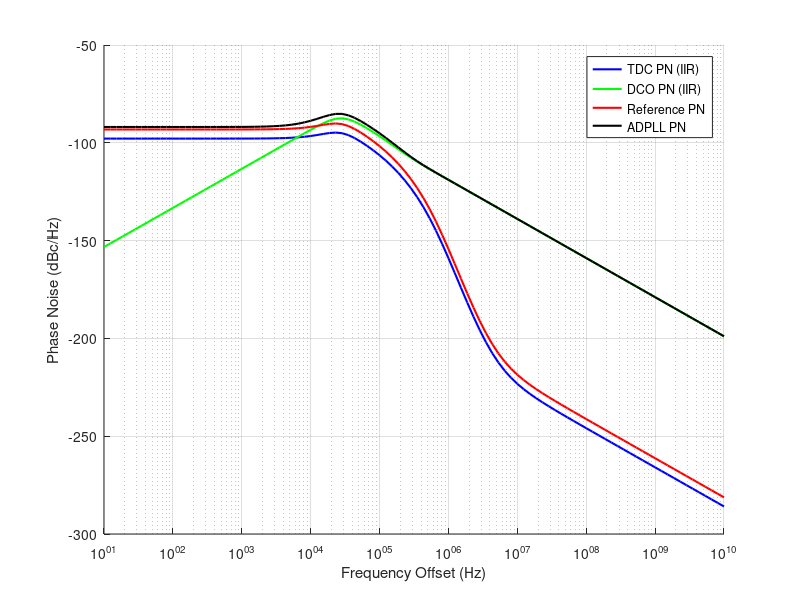

Write MATLAB code to recreate this figure.
#REFERENCES

#1) BOOK of Staszewski's
#2) for vco spurs Supply-Insensitive Frequency Synthesis for an LDO-Free Powering Scheme in SoCs
#3) dtc/tdc spurs =DTC and TDC IC Design for Ultra-Low-Power ADPLL Master of Science Thesis Peng Chen

clc
clear
pkg load control

Freference = 26e6;
Fdco = 1.8e9;
Tref = 1.0/Freference;
Tdco = 1.0/Fdco;
FCW = Fdco/Freference;
FCW_frac = abs(floor(FCW)-FCW);

Kpush_vco = 1e9;
Aripple = 20e-3;#vp2p
fripple = 10e9;
INL_pp = 0.1;


ref_pn = -130;
%TDC & DCO spec.
dtc_res = 40e-12;
tdc_res = 20e-12;
kdco = 20e3;
%Filter parameters
rho_filter = 2^(-15);
alpha_filter = 2^(-7);
lamda1 = 2^(-3);
lamda2 = lamda1;
lamda3 = lamda1;
lamda4 = 2^(-4);


f = logspace(1, 10, 100); % Frequency range from 10 Hz to 10 GHz
start_index_jitter = find(f >= 1e3, 1);
end_index_jitter = find(f <= 1e9, 1, 'last');


s = 1j * 2 * pi * f; % Complex frequency variable
%Quantization noise TDC page 121 book, eq 4.58
L_tdc_quant = (((2*pi)^2)/12) * ((tdc_res/Tdco)^2) *Tref;


%tranfer Function for high order ADPLL (IIR + PI)

%Hol page 137 book, eq 4.95
Hol_numerator = (rho_filter*Freference^2).*(s./((rho_filter*Freference)/alpha_filter) +1);
Hol_denominator = s.*s;%1*s2
Hol_tf = Hol_numerator./Hol_denominator;
H_closed_tdc_NoIIR = L_tdc_quant.*Hol_tf./(1+Hol_tf);
%Hol = (alpha * f_ref) ./ s + (ro * f_ref^2) ./ s.^2;

% H_iir1 Filter
H_iir1_filter_num = 1+s./Freference ;
H_iir1_filter_den = (s./(lamda1 .* Freference)) +1;
H_iir1_filter_tf = H_iir1_filter_num./ H_iir1_filter_den;

% H_iir2 Filter
H_iir2_filter_num = 1+s./Freference ;
H_iir2_filter_den = (s./(lamda2 * Freference)) +1;
H_iir2_filter_tf = H_iir2_filter_num./ H_iir2_filter_den;

% H_iir3 Filter
H_iir3_filter_num = 1+s./Freference ;
H_iir3_filter_den = (s./(lamda3 * Freference)) +1;
H_iir3_filter_tf = H_iir3_filter_num./ H_iir3_filter_den;

% H_iir4 Filter
H_iir4_filter_num = 1+s./Freference ;
H_iir4_filter_den = (s./(lamda4 * Freference)) +1;
H_iir4_filter_tf = H_iir4_filter_num./ H_iir4_filter_den;

% Multiply all the transfer functions with IIR filters
Hol_total_iir = Hol_tf .*(H_iir1_filter_tf .* H_iir2_filter_tf .* H_iir3_filter_tf .* H_iir4_filter_tf);
H_closed_tdc = Hol_total_iir./(1+Hol_total_iir);
% CLosed loop transfer function of the TDC multplied with Quant noise eq 4.97
H_closed_quant = L_tdc_quant.*(abs(H_closed_tdc).^2);


%%%%%%%%%%%%%%%%%%%%%%%%%%%%%%%%%%%%%%%%%%%%%%%%%%%%%%%%%%%
%%%%%%%%%%%%%%%%%%%%%%%%%DCO%%%%%%%%%%%%%%%%%%%%%%%%%%%%%%%
%%%%%%%%%%%%%%%%%%%%%%%%%%%%%%%%%%%%%%%%%%%%%%%%%%%%%%%%%%%

% DCO quantization noise (without Sigma-Delta dithering)
%extremely important to compare this with the "natural" PN of the DCO itself!!!!
%eq 4.72
L_dco_quant = (1/12).*((kdco./f).^2).*(1/Freference).*sinc(kdco./Freference)^2;


%Transfer Function of DCO eq 4.98 NO MASH
Hclosed_dco = 1.0./(1.0 + Hol_total_iir);
Hclosed_dco_quant = (abs(Hclosed_dco).^2).*L_dco_quant;


%Transfer Function of reference eq 4.96
Hclosed_ref = FCW.*Hol_total_iir./(1.0 + Hol_total_iir);
reference_pn_lin = 10.^(ref_pn./10);
Hclosed_ref_noise = reference_pn_lin.*abs(Hclosed_ref).^2;

adpll_total_pn = H_closed_quant + Hclosed_dco_quant + Hclosed_ref_noise;

%Noises shaped by the H(s)
%L_tdc = 10*log10(L_tdc_quant);
%PN_tdc_noIIR = 20*log10(abs(H_closed_tdc_NoIIR));
PN_tdc_IIR = 10.*log10(abs(H_closed_quant));
%L_dco = 10*log10(L_dco_quant);
PN_dco_IIR = 10.*log10(abs(Hclosed_dco_quant));
PN_ref_IIR = 10.*log10(abs(Hclosed_ref_noise));
% Total ADPLL noise PSD

adpll_pn = 10.*log10(adpll_total_pn);

figure;

hold on
%semilogx(f, PN_tdc_noIIR, 'b', 'LineWidth', 1.5);
semilogx(f, PN_tdc_IIR, 'b', 'LineWidth', 1.5);
%semilogx(f, L_dco, 'y', 'LineWidth', 1.5);
semilogx(f, PN_dco_IIR, 'g', 'LineWidth', 1.5);
semilogx(f, PN_ref_IIR, 'r', 'LineWidth', 1.5);
semilogx(f, adpll_pn, 'black', 'LineWidth', 1.5);
xlabel('Frequency Offset (Hz)');
ylabel('Phase Noise (dBc/Hz)');
grid on;

legend({'TDC PN (IIR)', 'DCO PN (IIR)', 'Reference PN', 'ADPLL PN'}, 'Location', 'northeast');




#jitter razavi pll page 50-51, eq 2.32
% Find the indices corresponding to frequency range from 1 kHz to 1 GHz

integrated_noise_adpll_radians = sqrt(2*trapz(f(start_index_jitter:end_index_jitter),
                  adpll_total_pn(start_index_jitter:end_index_jitter)));#jrms this is in radians

integrated_noise_adpll_sec = Tdco*integrated_noise_adpll_radians/(2*pi);
disp(["Integrated jitter: ", num2str(integrated_noise_adpll_sec)]);


#spur of vco pushing
spur_vco = 20*log10(Kpush_vco*Aripple/(4*fripple));
%spurs from TDC from quantization
spur_loc_TDC = (FCW_frac*Tdco/tdc_res)*Freference;

%spurs DTC/TDC INL
%As shown in Figure 2-6, IN Lpp means when DTC digital input control code is 16, INL is 0.1
%LSB; when the control code is 48, INL is -0.1 LSB. After DTC, the delay FREF is 2.5 ps away, dtc_res = 25PS
L_dtc = (0.25*pi^2)*((INL_pp*dtc_res)/Tdco)^2;
L_dtc_power = 10*log10(L_dtc); %eq 2.25, to check eq 2.45 if is almost the same

L_tdc = (0.25*pi^2)*((INL_pp*tdc_res)/Tdco)^2;
L_tdc_power = 10*log10(L_tdc); %eq 2.25

disp(["VCO pushing Power: ", num2str(spur_vco), " dBc"]);
disp(["DTC Power: ", num2str(L_dtc_power), " dBc"]);
disp(["TDC Power: ", num2str(L_tdc_power), " dBc"]);


print("finish")
